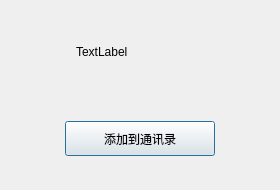
<?xml version="1.0" encoding="UTF-8"?>
<ui version="4.0">
 <class>FindSuccessDlg</class>
 <widget class="QDialog" name="FindSuccessDlg">
  <property name="geometry">
   <rect>
    <x>0</x>
    <y>0</y>
    <width>280</width>
    <height>190</height>
   </rect>
  </property>
  <property name="minimumSize">
   <size>
    <width>280</width>
    <height>190</height>
   </size>
  </property>
  <property name="maximumSize">
   <size>
    <width>280</width>
    <height>190</height>
   </size>
  </property>
  <property name="windowTitle">
   <string>Dialog</string>
  </property>
  <layout class="QVBoxLayout" name="verticalLayout">
   <item>
    <widget class="QWidget" name="widget" native="true">
     <layout class="QHBoxLayout" name="horizontalLayout">
      <item>
       <widget class="QLabel" name="head_lb">
        <property name="minimumSize">
         <size>
          <width>50</width>
          <height>50</height>
         </size>
        </property>
        <property name="maximumSize">
         <size>
          <width>50</width>
          <height>50</height>
         </size>
        </property>
        <property name="text">
         <string/>
        </property>
       </widget>
      </item>
      <item>
       <widget class="QLabel" name="name_lb">
        <property name="text">
         <string>TextLabel</string>
        </property>
       </widget>
      </item>
      <item>
       <spacer name="horizontalSpacer">
        <property name="orientation">
         <enum>Qt::Orientation::Horizontal</enum>
        </property>
        <property name="sizeHint" stdset="0">
         <size>
          <width>155</width>
          <height>20</height>
         </size>
        </property>
       </spacer>
      </item>
     </layout>
    </widget>
   </item>
   <item>
    <widget class="QWidget" name="widget_2" native="true">
     <layout class="QHBoxLayout" name="horizontalLayout_2">
      <item>
       <widget class="ClickedBtn" name="add_friend_btn">
        <property name="minimumSize">
         <size>
          <width>150</width>
          <height>35</height>
         </size>
        </property>
        <property name="maximumSize">
         <size>
          <width>150</width>
          <height>35</height>
         </size>
        </property>
        <property name="text">
         <string>添加到通讯录</string>
        </property>
       </widget>
      </item>
     </layout>
    </widget>
   </item>
  </layout>
 </widget>
 <customwidgets>
  <customwidget>
   <class>ClickedBtn</class>
   <extends>QPushButton</extends>
   <header location="global">clickedbtn.h</header>
  </customwidget>
 </customwidgets>
 <resources/>
 <connections/>
</ui>
